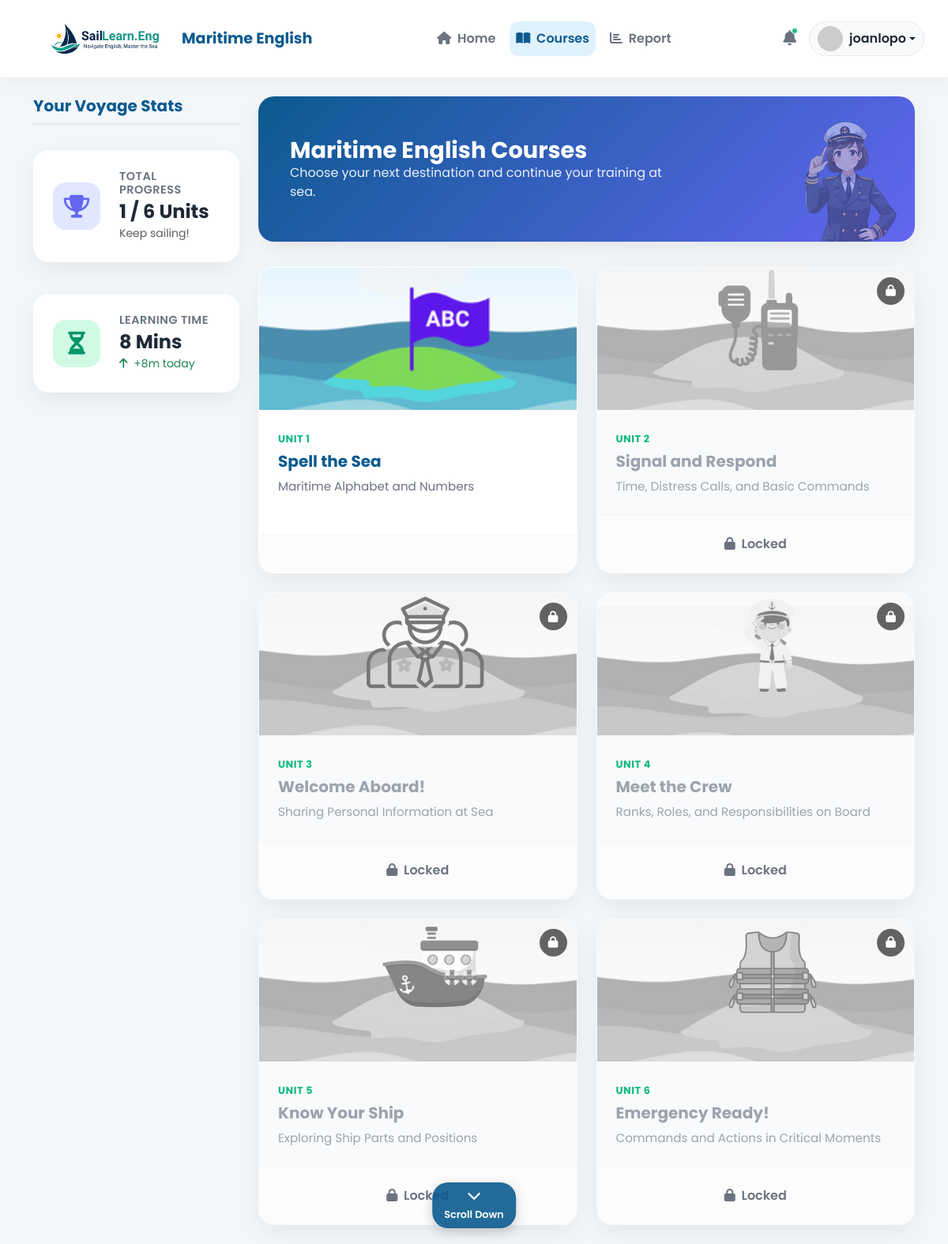
/learn/courses (signed in), run on the app's committed database.
### maritime_english/models.py (models this page shows, shortened)
class User(db.Model, UserMixin):
    id = db.Column(db.Integer, primary_key=True)
    username = db.Column(db.String(80), unique=True, nullable=False)
    email = db.Column(db.String(120), unique=True, nullable=False)
    password = db.Column(db.String(120), nullable=False)
    gender = db.Column(db.String(10), nullable=True) # "Male", "Female"
    school_name = db.Column(db.String(100), nullable=True)
    major = db.Column(db.String(100), nullable=True) # Misal: "Science", "Social", "Maritime"
    grade = db.Column(db.String(10), nullable=True) # Misal: "X", "XI", "XII"
    stats = db.relationship('UserStats', back_populates='user', uselist=False, cascade="all, delete-orphan")
    unit_progress = db.relationship('UnitProgress', back_populates='user', lazy=True, cascade="all, delete-orphan")

class UserStats(db.Model):
    id = db.Column(db.Integer, primary_key=True)
    current_unit_name = db.Column(db.String(100), default="Spelling the Sea")
    current_unit_progress = db.Column(db.Integer, default=0) # Disimpan sebagai persen (misal: 25)
    total_units_completed = db.Column(db.Integer, default=0)
    total_learning_time_minutes = db.Column(db.Integer, default=0) # Disimpan dalam menit
    minutes_today = db.Column(db.Integer, default=0) # Untuk melacak '+15m today'
    last_active_date = db.Column(db.Date, default=None, nullable=True) # Untuk tahu kapan 'today' itu
    user_id = db.Column(db.Integer, db.ForeignKey('user.id'), unique=True, nullable=False)
    user = db.relationship('User', back_populates='stats')

### maritime_english/routes/learning.py (the view)
@learning_bp.route('/courses')
@login_required
def courses_page():
    user_progress = UnitProgress.query.filter_by(user_id=current_user.id).all()
    progress_data = {
        progress.unit_id: {
            "status": progress.status,
            "completed_subunits": progress.completed_subunits,
            "progress_percent": progress.progress_percent
        } for progress in user_progress
    }
    return render_template('courses.html',
                           units_data=UNITS,
                           progress_data=progress_data)

### maritime_english/templates/courses.html (shortened to what this page needs)
{% extends 'base.html' %}
{% block page_css %}
    <link rel="stylesheet" href="{{ url_for('static', filename='css/home.css') }}">
    <link rel="stylesheet" href="{{ url_for('static', filename='css/courses.css') }}">
{% endblock %}
{% block content %}
<header class="main-header">
    <nav class="navbar navbar-expand-lg container">
        <div class="container-fluid p-0">
            <a class="navbar-brand" href="{{ url_for('main.home') }}">
                <img src="{{ url_for('static', filename='img/logo_website.png') }}" alt="Maritime English Logo" class="logo-img">
                <span class="logo-text d-none d-sm-inline-block ms-2">Maritime English</span>
            </a>
            <div class="collapse navbar-collapse" id="mainNav">
                <ul class="navbar-nav mx-auto mb-2 mb-lg-0 nav-pills-custom">
                    <li class="nav-item">
                        <a class="nav-link" href="{{ url_for('main.home') }}">
                            <i class="fas fa-home me-1"></i> Home
                        </a>
                    </li>
                    <li class="nav-item">
                        <a class="nav-link active" href="{{ url_for('learning.courses_page') }}">
                            <i class="fas fa-book-open me-1"></i> Courses
                        </a>
                    </li>
                    <li class="nav-item">
                        <a class="nav-link" href="{{ url_for('learning.report') }}">
                            <i class="fas fa-chart-bar me-1"></i> Report
                        </a>
                    </li>
                </ul>
                <div class="user-actions d-flex align-items-center">
                    {% if current_user.is_authenticated %}
                        <div class="nav-item me-3 d-none d-lg-block">
                            <a href="#" class="nav-icon-btn" aria-label="Notifications">
                                <i class="fas fa-bell"></i>
                                <span class="badge-dot"></span>
                            </a>
                        </div>
                        <div class="dropdown">
                            <a class="user-profile-btn dropdown-toggle" href="#" role="button" id="userDropdown" data-bs-toggle="dropdown" aria-expanded="false">
                                <img src="https://ui-avatars.com/api/?name={{ current_user.username }}&background=0B5A8F&color=fff" alt="{{ current_user.username }}" class="user-avatar">
                                <span class="d-none d-md-inline-block ms-2">{{ current_user.username }}</span>
                            </a>
                        </div>
                    {% else %}
                        <a href="{{ url_for('auth.login') }}" class="btn btn-primary-custom">Login</a>
                    {% endif %}
                </div>
            </div>
        </div>
    </nav>
</header>
<main class="container my-4">
    <div class="row g-4">
        <aside class="col-lg-3 d-none d-lg-block">
            <div class="course-sidebar">
                <h5 class="sidebar-title">Your Voyage Stats</h5>
                <div class="stat-card secondary-stat mb-3">
                    <div class="stat-icon"><i class="fas fa-trophy"></i></div>
                    <div class="stat-info">
                        <h6>Total Progress</h6>
                        <h3>1 / 6 Units</h3>
                        <small class="text-muted">Keep sailing!</small>
                    </div>
                </div>
                <div class="stat-card tertiary-stat">
                    <div class="stat-icon"><i class="fas fa-hourglass-half"></i></div>
                    <div class="stat-info">
                        <h6>Learning Time</h6>
                        <h3><span id="learning-minutes">{{current_user.stats.total_learning_time_minutes}}</span> Mins</h3>
                        {% if current_user.stats.minutes_today and current_user.stats.minutes_today > 0 %}
                            <small class="text-success">
                                <i class="fas fa-arrow-up me-1"></i>
                                +{{ current_user.stats.minutes_today }}m today
                            </small>
                        {% else %}
                            <small class="text-muted">Let's start learning today!</small>
                        {% endif %}
                    </div>
                </div>
            </div>
        </aside>
        <div class="col-lg-9">
            <section class="course-page-banner fade-in-up">
                <div class="banner-content">
                    <h2 class="banner-title">Maritime English Courses</h2>
                    <p class="banner-subtitle">Choose your next destination and continue your training at sea.</p>
                </div>
                <div class="banner-icon">
                    <img src="{{ url_for('static', filename='img/Captain female-2.png') }}" alt="Course Character">
                </div>
            </section>
            <div class="row row-cols-2 row-cols-md-2 g-4 mt-2 course-grid">
                {% for unit_id_str, unit_info in units_data.items() %}
                    {% set unit_id = unit_id_str|int %}
                    {% set unit_progress_data = progress_data.get(unit_id, {}) %}
                    {% set status = unit_progress_data.get('status', 'not_started') %}
                    {% set unit_progress = unit_progress_data.get('progress_percent', 0) %}
                    {% set completed_subunits = unit_progress_data.get('completed_subunits', 0) %}
                    {% set is_active = (status == 'not_started' and unit_id == 1) %} {% set is_in_progress = (status == 'in_progress') %}
                    {% set is_completed = (status == 'completed') %}
                    {% set is_locked = (status == 'not_started' and unit_id != 1) %}
                    <div class="col fade-in-up">
                        <div class="unit-card
                                    {% if is_locked %}is-locked{% endif %}
                                    {% if is_in_progress %}is-in-progress{% endif %}"
                             data-unit-id="{{ unit_id }}"
                             data-unit-title="{{ unit_info.title }}"
                             data-completed-subunits="{{ completed_subunits }}">
                            <div class="unit-card-image"
                                 {% if not is_locked %}
                                 role="button"
                                 tabindex="0"
                                 onclick="openSubunitModal(
                                                {{ unit_id }},
                                                '{{ unit_info.title }}',
                                                {{ completed_subunits }},
                                                '{{ url_for('learning.unit_introduction', unit_id=unit_id) }}',
                                                '{{ url_for('learning.subunit_page', unit_id=unit_id, subunit_index=999) }}'
                                            )"
                                 {% endif %}>
                                <img src="{{ url_for('static', filename='img/' + unit_info.image) }}"
                                     alt="{{ unit_info.title }}">
                                {% if is_locked %}
                                    <span class="status-icon"><i class="fas fa-lock"></i></span>
                                {% elif is_in_progress %}
                                    <span class="status-icon in-progress"><i class="fas fa-spinner fa-spin"></i></span>
                                {% endif %}
                            </div>
                            <div class="unit-card-content">
                                <span class="unit-card-id">Unit {{ unit_id }}</span>
                                <h5>{{ unit_info.title }}</h5>
                                <p>{{ unit_info.subtitle }}</p>
                            </div>
                            <div class="unit-card-footer">
                                {% if is_active %}
                                    <button type="button"
                                            class="btn-card-action btn-start"
                                            onclick="openSubunitModal(
                                                        {{ unit_id }},
                                                        '{{ unit_info.title }}',
                                                        {{ completed_subunits }},
                                                        '{{ url_for('learning.unit_introduction', unit_id=unit_id) }}',
                                                        '{{ url_for('learning.subunit_page', unit_id=unit_id, subunit_index=999) }}'
                                            )">
                                            <i class="fas fa-play me-2"></i> Start
                                    </button>
                                {% elif is_locked %}
                                    <div class="status-locked-badge">
                                        <i class="fas fa-lock me-1"></i> Locked
                                    </div>
                                {% endif %}
                            </div>
                        </div>
                    </div>
                {% endfor %}
            </div>
        </div>
    </div>
</main>
{% endblock %}

### maritime_english/static/css/home.css (style rules this page uses)
:root { --ocean-blue: #0B5A8F; --ocean-dark: #08426a; --coral: #10b981; --coral-dark: #059669; --indigo: #6366f1; --sky-light: #e0f2fe; --white: #ffffff; --text-dark: #1f2937; --text-muted: #6b7280; --card-shadow: 0 10px 30px -5px rgba(0, 0, 0, 0.08); --hover-shadow: 0 20px 40px -5px rgba(0, 0, 0, 0.12); --sky-dark: #5DADE2; --sand: #F4D03F; --palm-green: #27AE60; }
body { background-color: #f3f6f9; font-family: 'Poppins', sans-serif; }
.main-header { background: var(--white); padding: 1rem 0; position: sticky; top: 0; z-index: 1000; box-shadow: 0 4px 20px rgba(0, 0, 0, 0.04); transition: all 0.3s ease; }
.logo-img { height: 40px; width: auto; }
.logo-text { font-weight: 700; color: var(--ocean-blue); font-size: 1.2rem; vertical-align: middle; }
.nav-pills-custom .nav-link { color: var(--text-muted); font-weight: 600; padding: 0.6rem 1.2rem; border-radius: 12px; transition: all 0.3s ease; margin: 0 5px; }
.nav-pills-custom .nav-link.active { color: var(--ocean-blue); background-color: var(--sky-light); }
.nav-icon-btn { color: var(--text-muted); font-size: 1.2rem; position: relative; transition: color 0.3s ease; }
.badge-dot { position: absolute; top: 0; right: -2px; width: 8px; height: 8px; background-color: var(--coral); border-radius: 50%; border: 1px solid var(--white); }
.user-profile-btn { display: flex; align-items: center; text-decoration: none; color: var(--text-dark); font-weight: 600; padding: 5px 10px; border-radius: 30px; transition: all 0.3s ease; background-color: #f9fafb; border: 1px solid #e5e7eb; }
.user-avatar { width: 32px; height: 32px; border-radius: 50%; object-fit: cover; }
.banner-content { position: relative; z-index: 2; max-width: 500px; }
.banner-subtitle { font-size: 1.1rem; opacity: 0.9; margin-bottom: 2rem; }
.stat-card { background: var(--white); border-radius: 20px; padding: 1.5rem; display: flex; align-items: center; gap: 1.5rem; box-shadow: var(--card-shadow); transition: all 0.3s ease; border: 1px solid transparent; }
.stat-icon { width: 60px; height: 60px; border-radius: 16px; display: flex; align-items: center; justify-content: center; font-size: 1.8rem; flex-shrink: 0; }
.secondary-stat .stat-icon { background: #e0e7ff; color: var(--indigo); }
.tertiary-stat .stat-icon { background: #d1fae5; color: var(--coral-dark); }
.stat-info h6 { color: var(--text-muted); font-weight: 600; font-size: 0.9rem; margin-bottom: 0.3rem; text-transform: uppercase; letter-spacing: 0.5px; }
.stat-info h3 { font-weight: 700; color: var(--text-dark); margin: 0; font-size: 1.5rem; }
.fade-in-up { animation: fadeInUp 0.8s cubic-bezier(0.2, 0.8, 0.2, 1) forwards; opacity: 0; transform: translateY(30px); }

### data on the page
User: username "joanlopo"
UserStats: stats.total_learning_time_minutes "8", stats.minutes_today "8", shows a picture, total_units_completed "1", title "Spell the Sea", subtitle "Maritime Alphabet and Numbers"

### other printed values
{{ unit_id }} "2" "3" "4" "5" "6"
{{ unit_info.title }} "Signal and Respond" "Welcome Aboard!" "Meet the Crew" "Know Your Ship" "Emergency Ready!"
{{ unit_info.subtitle }} "Time, Distress Calls, and Basic Commands" "Sharing Personal Information at Sea" "Ranks, Roles, and Responsibilities on Board" "Exploring Ship Parts and Positions" "Commands and Actions in Critical Moments"
